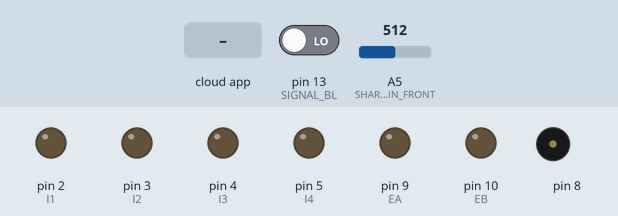
Simulated run of this sketch. Board: Arduino Uno, built with avr-gcc and run on an emulated ATmega328P. Shown: output pins drawn as LEDs (lit = HIGH), buzzer (waves = sounding). The inputs (shaded band) are chosen by the test bench; at power-on: A5 (SHARP_PIN_FRONT) = 512, pin 13 (SIGNAL_BL) LOW. The ROS host is connected and sends only what is stated.

Above: at 1.2 s.
1.3 s: the phone or cloud app sets linear.x to -100
At 2.7 s:
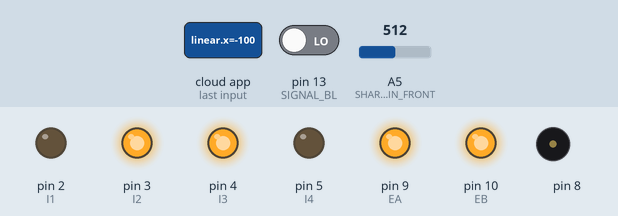
3.0 s: the phone or cloud app sets linear.x to 100
At 4.2 s:
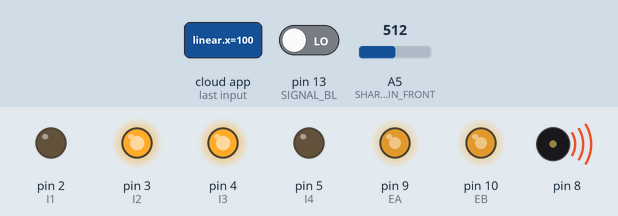
4.5 s: A5 (SHARP_PIN_FRONT) set to 209
6.0 s: A5 (SHARP_PIN_FRONT) set to 187
At 7.1 s:
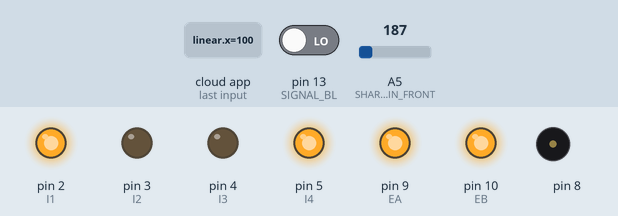
Timing chart, 0 to 9.0 s (numbered marks = the images above; inputs shaded):
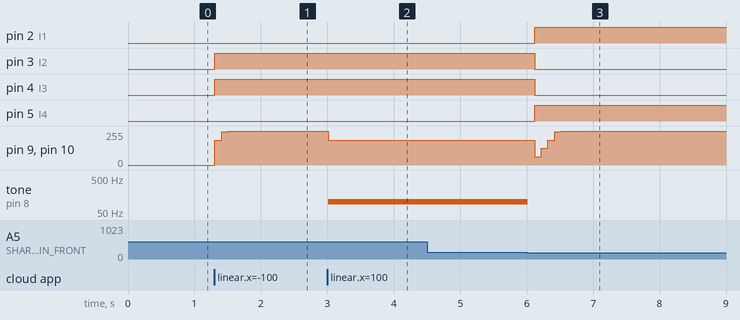

Measured:
- the behaviour switches between 196 and 195 on A5 (SHARP_PIN_FRONT) (found by bisection; images 2 and 3)
- after the input at 1.3 s, pin 3 (I2), pin 4 (I3): LOW → HIGH at once; pin 9 (EA), pin 10 (EB): 0/255 → 187/255 at once, → 250/255 0.10 s later, → 255/255 0.10 s later
- after the input at 3.0 s, pin 9 (EA), pin 10 (EB): 255/255 → 187/255 at once; tone on pin 8: silent → 100 Hz at once
- after the input at 4.5 s, every drawn part: stays the same
- after the input at 6.0 s, pin 2 (I1), pin 5 (I4): LOW → HIGH after 0.12 s; pin 3 (I2), pin 4 (I3): HIGH → LOW after 0.12 s; pin 9 (EA), pin 10 (EB): 187/255 → 62/255 after 0.12 s, → 125/255 0.10 s later, → 187/255 0.10 s later, → 250/255 0.10 s later, … (5 changes in this stretch); tone on pin 8: 100 Hz → silent at once

The sketch:

robotMain.ino
```cpp
#include "motor_functions.h"
#include "co2.h"
#include "lcd.h"
#include "ir.h"
#include "publisher.h"

void setup() {
  //scd30Setup();
  //sgp30Setup();
  setupMotors();
  //lcdSetup();
  //pubSetup();
}

void loop() {
  driveLoop(irReading());
  //int CO2 = scd30Reading();
  //int eCO2 = sgp30Reading();

  //printReadings(CO2, eCO2);
  //pubLoop(CO2);
}
```

co2.h
```cpp
#ifndef CO2_H
#define CO2_H
#include <Arduino.h>
#include <Adafruit_SGP30.h>
#include <Adafruit_SCD30.h>

void scd30Setup();
void sgp30Setup();
int scd30Reading();
int sgp30Reading();

#endif
```

ir.cpp
```cpp
#include "ir.h"

const byte SHARP_PIN_FRONT = A5;
int sharp_val_front = 0;


double irReading(){
  double irReading;
  sharp_val_front = analogRead(SHARP_PIN_FRONT);
  irReading = 5450.7*(pow(sharp_val_front,-0.986));

  Serial.print("Sharp Value Front, Left, Right (cm): \n");
  Serial.println(irReading);

  //delay(500);

  return irReading;
}

          
```

ir.h
```cpp
#ifndef IR_H
#define IR_H
#include <Arduino.h>

double irReading();

#endif
```

motor_functions.cpp
```cpp
#include "motor_functions.h"

const byte EA = 9, I1 = 2, I2 = 3,
           EB = 10, I3 = 4, I4 = 5,
           SIGNAL_AL = 12, SIGNAL_BL = 13,
           SIGNAL_AR = 6, SIGNAL_BR = 7;

const int TPR = 3000, kp = 250, ki = 0.5 * kp,
          T = 100;

const double RHO = 0.0625, track = 0.2775;

double ul = 0.0, ur = 0.0,
       omega_L = 0.0, omega_R = 0.0,
       v_L = 0.0, v_R = 0.0,
       vdr = 0.0, vdl = 0.0,
       currentV = 0.0, currentOmega = 0.0,
       integralL = 0.0, integralR = 0.0,
       vDesired = 0.0, turnRate = 0.0;

volatile long encoder_ticksL = 0,
              encoder_ticksR = 0;

long t_now = 0, t_last = 0;

ros::NodeHandle  nh;

void messageCb( const geometry_msgs::Twist& msg){
  //turnRate = msg.angular.z;
  //vDesired = msg.linear.x;
  turnRate = msg.angular.z / 2;
  vDesired = msg.linear.x / 2;

  if(turnRate == 2|| vDesired == 0.5 || turnRate == -2|| vDesired == -0.5){ //Testing LED
    digitalWrite(LED_BUILTIN, HIGH-digitalRead(LED_BUILTIN));   // blink the led
  }
}

ros::Subscriber<geometry_msgs::Twist> sub("cmd_vel", &messageCb );

void decodeEncoderTicksL(){
  if (digitalRead(SIGNAL_BL) == LOW){
    encoder_ticksL--;
  }
  else{
    encoder_ticksL++;
  }
}
void decodeEncoderTicksR(){
  if (digitalRead(SIGNAL_BR) == LOW){
    encoder_ticksR++;
  }
  else{
    encoder_ticksR--;
  }
}

double computeWheelRotation(long encoderTicks, double deltaT){
  double omega;
  omega = 2.0 * PI * ((double)encoderTicks / (double)TPR) * 1000.0 / deltaT;
  return omega;
}
double computeWheelSpeed(double omega){
  double wheelSpeed;
  wheelSpeed = omega * RHO;
  return wheelSpeed;
}

double compute_vehicle_speed(double v_L, double v_R){
  double v;
  v = 0.5 * (v_L + v_R);
  return v;
}
double compute_vehicle_rate(double v_L, double v_R){
  double omega;
  omega = 1.0 / track * (v_R - v_L);
  return omega;
}

double computeLeftSpeed(double v, double omega){
  double wheelSpeed = 0.0;
  wheelSpeed = v - 0.5 * (track * omega);
  return wheelSpeed;
}
double computeRightSpeed(double v, double omega){
  double wheelSpeed = 0.0;
  wheelSpeed = v + 0.5 * (track * omega);
  return wheelSpeed;
}

double computePWMLeft(double ul, double vdl, double v_L){
  if(abs(ul) < 255){
    integralL += (vdl- v_L);
  }
  ul = kp * (vdl - v_L) + ki * integralL;

  if( ul  > 255){
    ul  = 255;
  }
  if( ul < -255){
    ul  = -255;
  }
  return ul;
}
double computePWMRight(double ur, double vdr, double v_R){
  if( abs(ur) < 255){
    integralR += (vdr - v_R);
  }
  ur = kp * (vdr - v_R) + ki * integralR;

  if( ur > 255){
    ur = 255;
  }
  if( ur < -255){
    ur = -255;
  }
  return ur;
}

void driveControl(double u_L, double u_R){
  if(ur > 0){
    digitalWrite(I1, HIGH);
    digitalWrite(I2, LOW);
    analogWrite(EA, ur);
  }
  if(ur < 0){
    digitalWrite(I1, LOW);
    digitalWrite(I2, HIGH);
    analogWrite(EA, -ur);
  }
  if(ul > 0){
    digitalWrite(I3, LOW);
    digitalWrite(I4, HIGH);
    analogWrite(EB, ul);
  }
  if(ul < 0){
    digitalWrite(I3, HIGH);
    digitalWrite(I4, LOW);
    analogWrite(EB, -ul);
  }
}

void setupMotors(){
  pinMode(LED_BUILTIN, OUTPUT); //Testing LED

  pinMode(EA, OUTPUT);
  pinMode(I1, OUTPUT);
  pinMode(I2, OUTPUT);
  pinMode(EB, OUTPUT);
  pinMode(I3, OUTPUT);
  pinMode(I4, OUTPUT);

  pinMode(SIGNAL_AL, INPUT);
  pinMode(SIGNAL_BL, INPUT);
  pinMode(SIGNAL_AR, INPUT);
  pinMode(SIGNAL_BR, INPUT);

  analogWrite(EA, 0);
  analogWrite(EB, 0);

  digitalWrite(I1, LOW);
  digitalWrite(I2, LOW);
  digitalWrite(I3, LOW);
  digitalWrite(I4, LOW);

  attachInterrupt(digitalPinToInterrupt(SIGNAL_AL), decodeEncoderTicksL, RISING);
  attachInterrupt(digitalPinToInterrupt(SIGNAL_AR), decodeEncoderTicksR, RISING);

  nh.initNode();
  nh.subscribe(sub);
}

void driveLoop(double irDistance){
  t_now = millis();
    if (t_now - t_last >= T){
      //set values here for testing
      //vDesired = 1;
      //turnRate = 0.0;

      omega_L = computeWheelRotation(encoder_ticksL, (double)(t_now - t_last));
      omega_R = computeWheelRotation(encoder_ticksR, (double)(t_now - t_last));

      v_L = computeWheelSpeed(omega_L);
      v_R = computeWheelSpeed(omega_R);

      t_last = t_now;
      encoder_ticksL = 0;
      encoder_ticksR = 0;

      //Testing
      //currentV = compute_vehicle_speed(v_L, v_R);
      //currentOmega = compute_vehicle_rate(v_L, v_R);
      //Serial.println(currentV);
      //Serial.println(currentOmega);
      if(irDistance < 30 && vDesired > 0){
        vdl = computeLeftSpeed(0, turnRate);
        vdr = computeRightSpeed(0, turnRate);
        tone(8,100);
      }
      else{
        vdl = computeLeftSpeed(vDesired, turnRate);
        vdr = computeRightSpeed(vDesired, turnRate);
        noTone(8);
      }
      ul = computePWMLeft(ul, vdl, v_L);
      ur = computePWMRight(ur, vdr, v_R);

      driveControl(ul, ur);
    }

    nh.spinOnce();
}
```

motor_functions.h
```cpp
#ifndef MOTOR_FUNCTIONS_H
#define MOTOR_FUNCTIONS_H
#include <Arduino.h>
#include <ros.h>
#include <geometry_msgs/Twist.h>

void decodeEncoderTicksL();
void decodeEncoderTicksL();
void messageCb( const geometry_msgs::Twist& msg);
double computeWheelRotation(long encoderTicks, double deltaT);
double computeWheelSpeed(double omega);
double compute_vehicle_speed(double v_L, double v_R);
double compute_vehicle_rate(double v_L, double v_R);
double computeLeftSpeed(double v, double omega);
double computeRightSpeed(double v, double omega);
double computePWMLeft(double ul, double vdl, double v_L);
double computePWMRight(double ur, double vdr, double v_R);
void driveControl(double u_L, double u_R);

void setupMotors();
void driveLoop(double irDistance);

#endif
```

publisher.cpp
```cpp
#include "publisher.h"
ros::NodeHandle  nh1;

std_msgs::Int32 int_msg;
ros::Publisher testInt("testInt", &int_msg);


void pubSetup()
{
  nh1.initNode();
  nh1.advertise(testInt);
}
void pubLoop(int CO2Data)
{
  int CO2 = CO2Data;
  int_msg.data = CO2;
  testInt.publish( &int_msg );
  nh1.spinOnce();
  delay(1000);
}
```

publisher.h
```cpp
#ifndef PUBLISHER_H
#define PUBLISHER_H
#include <Arduino.h>
#include <ros.h>
#include <std_msgs/Int32.h>

void pubSetup();
void pubLoop(int CO2Data);

#endif
```

lcd.cpp
```cpp
#include "lcd.h"

LiquidCrystal_I2C lcd(0x27, 20, 4);
unsigned int timer = millis() + 2000;

void lcdSetup(){
  lcd.init();
  lcd.backlight();
}

void printReadings(int CO2Reading, int eCO2Reading){
  if(millis() > timer){
    int CO2, eCO2;
    lcd.clear();
    lcd.setCursor(0, 0);
    lcd.print("CO2:");
    lcd.setCursor(0,1);
    CO2 = (int) CO2Reading;
    lcd.print(CO2);
    lcd.print("ppm");

    lcd.setCursor(9, 0);
    lcd.print("eCO2:");
    lcd.setCursor(9,1);
    eCO2 = (int) eCO2Reading;
    lcd.print(eCO2);
    lcd.print("ppm");
    timer = millis() + 2000;
  }
}
```

lcd.h
```cpp
#ifndef LCD_H
#define LCD_H
#include <Arduino.h>
#include <LiquidCrystal_I2C.h>

void lcdSetup();
void printReadings(int CO2Reading, int eCO2Reading);

#endif
```
